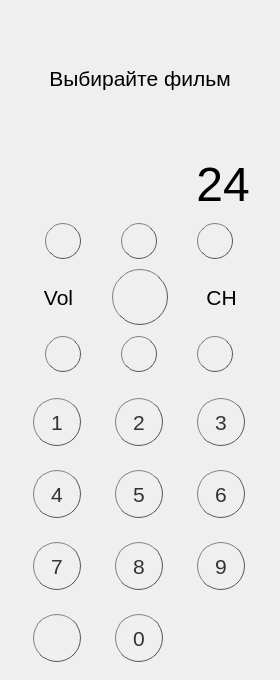
<?xml version="1.0" encoding="UTF-8"?>
<ui version="4.0">
 <class>RemoteControl</class>
 <widget class="QWidget" name="RemoteControl">
  <property name="geometry">
   <rect>
    <x>0</x>
    <y>0</y>
    <width>280</width>
    <height>680</height>
   </rect>
  </property>
  <property name="sizePolicy">
   <sizepolicy hsizetype="Fixed" vsizetype="Fixed">
    <horstretch>0</horstretch>
    <verstretch>0</verstretch>
   </sizepolicy>
  </property>
  <property name="minimumSize">
   <size>
    <width>280</width>
    <height>680</height>
   </size>
  </property>
  <property name="maximumSize">
   <size>
    <width>280</width>
    <height>680</height>
   </size>
  </property>
  <property name="windowTitle">
   <string>Form</string>
  </property>
  <layout class="QGridLayout" name="gridLayout_2">
   <property name="bottomMargin">
    <number>18</number>
   </property>
   <item row="0" column="0">
    <layout class="QVBoxLayout" name="verticalLayout">
     <item>
      <widget class="QLabel" name="labelTop">
       <property name="minimumSize">
        <size>
         <width>0</width>
         <height>135</height>
        </size>
       </property>
       <property name="maximumSize">
        <size>
         <width>800</width>
         <height>135</height>
        </size>
       </property>
       <property name="font">
        <font>
         <pointsize>16</pointsize>
        </font>
       </property>
       <property name="styleSheet">
        <string notr="true">padding:0</string>
       </property>
       <property name="text">
        <string>Выбирайте фильм</string>
       </property>
       <property name="alignment">
        <set>Qt::AlignCenter</set>
       </property>
      </widget>
     </item>
     <item>
      <layout class="QHBoxLayout" name="horizontalLayout">
       <item>
        <widget class="QLabel" name="volDisplay">
         <property name="minimumSize">
          <size>
           <width>160</width>
           <height>0</height>
          </size>
         </property>
         <property name="styleSheet">
          <string notr="true"/>
         </property>
         <property name="text">
          <string/>
         </property>
        </widget>
       </item>
       <item>
        <widget class="QLabel" name="labelCh">
         <property name="font">
          <font>
           <pointsize>36</pointsize>
          </font>
         </property>
         <property name="text">
          <string>24</string>
         </property>
         <property name="alignment">
          <set>Qt::AlignCenter</set>
         </property>
        </widget>
       </item>
      </layout>
     </item>
     <item>
      <layout class="QHBoxLayout" name="horizontalLayout_2">
       <item>
        <widget class="QPushButton" name="btnVolUp">
         <property name="minimumSize">
          <size>
           <width>36</width>
           <height>36</height>
          </size>
         </property>
         <property name="maximumSize">
          <size>
           <width>36</width>
           <height>36</height>
          </size>
         </property>
         <property name="font">
          <font>
           <pointsize>24</pointsize>
          </font>
         </property>
         <property name="styleSheet">
          <string notr="true">QPushButton {
color: #333;
border: 1px solid #555;
border-radius:18;
border-style: outset;
background: qradialgradient(
cx: 0.3, cy: -0.4, fx: 0.3, fy: -0.4,
radius: 1.35, stop: 0 #fff, stop: 1 #ddd
);
padding: 5px;
}

QPushButton:hover {
background: qradialgradient(
cx: 0.3, cy: -0.4, fx: 0.3, fy: -0.4,
radius: 1.35, stop: 0 #fff, stop: 1 #bbb
);
}
QPushButton:pressed {
background: qradialgradient(
cx: 0.3, cy: -0.4, fx: 0.3, fy: -0.4,
radius: 1.35, stop: 0 #999, stop: 1 #ddd
);
}</string>
         </property>
         <property name="text">
          <string/>
         </property>
         <property name="icon">
          <iconset>
           <normalon>:/imgs/pics/plus.svg</normalon>
          </iconset>
         </property>
         <property name="iconSize">
          <size>
           <width>18</width>
           <height>18</height>
          </size>
         </property>
        </widget>
       </item>
       <item>
        <widget class="QPushButton" name="btnFullSc">
         <property name="enabled">
          <bool>true</bool>
         </property>
         <property name="minimumSize">
          <size>
           <width>36</width>
           <height>36</height>
          </size>
         </property>
         <property name="maximumSize">
          <size>
           <width>36</width>
           <height>36</height>
          </size>
         </property>
         <property name="layoutDirection">
          <enum>Qt::LeftToRight</enum>
         </property>
         <property name="styleSheet">
          <string notr="true">QPushButton {
color: #333;
border: 1px solid #555;
border-radius:18;
border-style: outset;
background: qradialgradient(
cx: 0.3, cy: -0.4, fx: 0.3, fy: -0.4,
radius: 1.35, stop: 0 #fff, stop: 1 #ddd
);
padding: 5px;
}

QPushButton:hover {
background: qradialgradient(
cx: 0.3, cy: -0.4, fx: 0.3, fy: -0.4,
radius: 1.35, stop: 0 #fff, stop: 1 #bbb
);
}
QPushButton:pressed {
background: qradialgradient(
cx: 0.3, cy: -0.4, fx: 0.3, fy: -0.4,
radius: 1.35, stop: 0 #999, stop: 1 #ddd
);
}</string>
         </property>
         <property name="text">
          <string/>
         </property>
         <property name="icon">
          <iconset>
           <normalon>:/imgs/pics/fullsc.svg</normalon>
          </iconset>
         </property>
         <property name="iconSize">
          <size>
           <width>24</width>
           <height>24</height>
          </size>
         </property>
        </widget>
       </item>
       <item>
        <widget class="QPushButton" name="btnChUp">
         <property name="minimumSize">
          <size>
           <width>36</width>
           <height>36</height>
          </size>
         </property>
         <property name="maximumSize">
          <size>
           <width>36</width>
           <height>36</height>
          </size>
         </property>
         <property name="font">
          <font>
           <pointsize>16</pointsize>
          </font>
         </property>
         <property name="styleSheet">
          <string notr="true">QPushButton {
color: #333;
border: 1px solid #555;
border-radius:18;
border-style: outset;
background: qradialgradient(
cx: 0.3, cy: -0.4, fx: 0.3, fy: -0.4,
radius: 1.35, stop: 0 #fff, stop: 1 #ddd
);
padding: 5px;
}

QPushButton:hover {
background: qradialgradient(
cx: 0.3, cy: -0.4, fx: 0.3, fy: -0.4,
radius: 1.35, stop: 0 #fff, stop: 1 #bbb
);
}
QPushButton:pressed {
background: qradialgradient(
cx: 0.3, cy: -0.4, fx: 0.3, fy: -0.4,
radius: 1.35, stop: 0 #999, stop: 1 #ddd
);
}</string>
         </property>
         <property name="text">
          <string/>
         </property>
         <property name="icon">
          <iconset>
           <normalon>:/imgs/pics/plus.svg</normalon>
          </iconset>
         </property>
         <property name="iconSize">
          <size>
           <width>18</width>
           <height>24</height>
          </size>
         </property>
        </widget>
       </item>
      </layout>
     </item>
     <item>
      <layout class="QHBoxLayout" name="horizontalLayout_3">
       <item>
        <widget class="QLabel" name="labelVol">
         <property name="font">
          <font>
           <pointsize>16</pointsize>
          </font>
         </property>
         <property name="text">
          <string>Vol</string>
         </property>
         <property name="alignment">
          <set>Qt::AlignCenter</set>
         </property>
        </widget>
       </item>
       <item>
        <widget class="QPushButton" name="btnPlay">
         <property name="minimumSize">
          <size>
           <width>56</width>
           <height>56</height>
          </size>
         </property>
         <property name="maximumSize">
          <size>
           <width>56</width>
           <height>56</height>
          </size>
         </property>
         <property name="styleSheet">
          <string notr="true">QPushButton {
color: #333;
border: 1px solid #555;
border-radius:28;
border-style: outset;
background: qradialgradient(
cx: 0.3, cy: -0.4, fx: 0.3, fy: -0.4,
radius: 1.35, stop: 0 #fff, stop: 1 #ddd
);
padding: 5px;
}

QPushButton:hover {
background: qradialgradient(
cx: 0.3, cy: -0.4, fx: 0.3, fy: -0.4,
radius: 1.35, stop: 0 #fff, stop: 1 #bbb
);
}
QPushButton:pressed {
background: qradialgradient(
cx: 0.3, cy: -0.4, fx: 0.3, fy: -0.4,
radius: 1.35, stop: 0 #999, stop: 1 #ddd
);
}</string>
         </property>
         <property name="text">
          <string/>
         </property>
         <property name="icon">
          <iconset>
           <normalon>:/imgs/pics/play.svg</normalon>
          </iconset>
         </property>
         <property name="iconSize">
          <size>
           <width>36</width>
           <height>36</height>
          </size>
         </property>
        </widget>
       </item>
       <item>
        <widget class="QLabel" name="label_2">
         <property name="font">
          <font>
           <pointsize>16</pointsize>
          </font>
         </property>
         <property name="text">
          <string>CH</string>
         </property>
         <property name="alignment">
          <set>Qt::AlignCenter</set>
         </property>
        </widget>
       </item>
      </layout>
     </item>
     <item>
      <layout class="QHBoxLayout" name="horizontalLayout_4">
       <item>
        <widget class="QPushButton" name="btnVolDown">
         <property name="minimumSize">
          <size>
           <width>36</width>
           <height>36</height>
          </size>
         </property>
         <property name="maximumSize">
          <size>
           <width>36</width>
           <height>36</height>
          </size>
         </property>
         <property name="font">
          <font>
           <pointsize>24</pointsize>
          </font>
         </property>
         <property name="styleSheet">
          <string notr="true">QPushButton {
color: #333;
border: 1px solid #555;
border-radius:18;
border-style: outset;
background: qradialgradient(
cx: 0.3, cy: -0.4, fx: 0.3, fy: -0.4,
radius: 1.35, stop: 0 #fff, stop: 1 #ddd
);
padding: 5px;
}

QPushButton:hover {
background: qradialgradient(
cx: 0.3, cy: -0.4, fx: 0.3, fy: -0.4,
radius: 1.35, stop: 0 #fff, stop: 1 #bbb
);
}
QPushButton:pressed {
background: qradialgradient(
cx: 0.3, cy: -0.4, fx: 0.3, fy: -0.4,
radius: 1.35, stop: 0 #999, stop: 1 #ddd
);
}</string>
         </property>
         <property name="text">
          <string/>
         </property>
         <property name="icon">
          <iconset>
           <normalon>:/imgs/pics/minus.svg</normalon>
          </iconset>
         </property>
         <property name="iconSize">
          <size>
           <width>24</width>
           <height>24</height>
          </size>
         </property>
        </widget>
       </item>
       <item>
        <widget class="QPushButton" name="btnSndOff">
         <property name="sizePolicy">
          <sizepolicy hsizetype="Fixed" vsizetype="Fixed">
           <horstretch>0</horstretch>
           <verstretch>0</verstretch>
          </sizepolicy>
         </property>
         <property name="minimumSize">
          <size>
           <width>36</width>
           <height>36</height>
          </size>
         </property>
         <property name="maximumSize">
          <size>
           <width>36</width>
           <height>36</height>
          </size>
         </property>
         <property name="styleSheet">
          <string notr="true">QPushButton {
color: #333;
border: 1px solid #555;
border-radius:18;
border-style: outset;
background: qradialgradient(
cx: 0.3, cy: -0.4, fx: 0.3, fy: -0.4,
radius: 1.35, stop: 0 #fff, stop: 1 #ddd
);
padding: 5px;
}

QPushButton:hover {
background: qradialgradient(
cx: 0.3, cy: -0.4, fx: 0.3, fy: -0.4,
radius: 1.35, stop: 0 #fff, stop: 1 #bbb
);
}
QPushButton:pressed {
background: qradialgradient(
cx: 0.3, cy: -0.4, fx: 0.3, fy: -0.4,
radius: 1.35, stop: 0 #999, stop: 1 #ddd
);
}</string>
         </property>
         <property name="text">
          <string/>
         </property>
         <property name="icon">
          <iconset resource="src.qrc">
           <normaloff>:/imgs/pics/soundoff.svg</normaloff>
           <normalon>:/imgs/pics/soundon.svg</normalon>:/imgs/pics/soundoff.svg</iconset>
         </property>
         <property name="iconSize">
          <size>
           <width>24</width>
           <height>24</height>
          </size>
         </property>
        </widget>
       </item>
       <item>
        <widget class="QPushButton" name="btnChDown">
         <property name="minimumSize">
          <size>
           <width>36</width>
           <height>36</height>
          </size>
         </property>
         <property name="maximumSize">
          <size>
           <width>36</width>
           <height>36</height>
          </size>
         </property>
         <property name="font">
          <font>
           <pointsize>16</pointsize>
          </font>
         </property>
         <property name="styleSheet">
          <string notr="true">QPushButton {
color: #333;
border: 1px solid #555;
border-radius:18;
border-style: outset;
background: qradialgradient(
cx: 0.3, cy: -0.4, fx: 0.3, fy: -0.4,
radius: 1.35, stop: 0 #fff, stop: 1 #ddd
);
padding: 5px;
}

QPushButton:hover {
background: qradialgradient(
cx: 0.3, cy: -0.4, fx: 0.3, fy: -0.4,
radius: 1.35, stop: 0 #fff, stop: 1 #bbb
);
}
QPushButton:pressed {
background: qradialgradient(
cx: 0.3, cy: -0.4, fx: 0.3, fy: -0.4,
radius: 1.35, stop: 0 #999, stop: 1 #ddd
);
}</string>
         </property>
         <property name="text">
          <string/>
         </property>
         <property name="icon">
          <iconset>
           <normalon>:/imgs/pics/minus.svg</normalon>
          </iconset>
         </property>
         <property name="iconSize">
          <size>
           <width>24</width>
           <height>24</height>
          </size>
         </property>
        </widget>
       </item>
      </layout>
     </item>
     <item>
      <spacer name="horizontalSpacer">
       <property name="orientation">
        <enum>Qt::Horizontal</enum>
       </property>
       <property name="sizeHint" stdset="0">
        <size>
         <width>40</width>
         <height>20</height>
        </size>
       </property>
      </spacer>
     </item>
     <item>
      <layout class="QGridLayout" name="gridLayout">
       <property name="horizontalSpacing">
        <number>12</number>
       </property>
       <property name="verticalSpacing">
        <number>24</number>
       </property>
       <item row="2" column="1">
        <widget class="QPushButton" name="btnEight">
         <property name="minimumSize">
          <size>
           <width>48</width>
           <height>48</height>
          </size>
         </property>
         <property name="maximumSize">
          <size>
           <width>48</width>
           <height>48</height>
          </size>
         </property>
         <property name="font">
          <font>
           <pointsize>16</pointsize>
          </font>
         </property>
         <property name="styleSheet">
          <string notr="true">QPushButton {
color: #333;
border: 1px solid #555;
border-radius:24;
border-style: outset;
background: qradialgradient(
cx: 0.3, cy: -0.4, fx: 0.3, fy: -0.4,
radius: 1.35, stop: 0 #fff, stop: 1 #ddd
);
padding: 5px;
}

QPushButton:hover {
background: qradialgradient(
cx: 0.3, cy: -0.4, fx: 0.3, fy: -0.4,
radius: 1.35, stop: 0 #fff, stop: 1 #bbb
);
}
QPushButton:pressed {
background: qradialgradient(
cx: 0.3, cy: -0.4, fx: 0.3, fy: -0.4,
radius: 1.35, stop: 0 #999, stop: 1 #ddd
);
}</string>
         </property>
         <property name="text">
          <string>8</string>
         </property>
        </widget>
       </item>
       <item row="1" column="2">
        <widget class="QPushButton" name="btnSix">
         <property name="minimumSize">
          <size>
           <width>48</width>
           <height>48</height>
          </size>
         </property>
         <property name="maximumSize">
          <size>
           <width>48</width>
           <height>48</height>
          </size>
         </property>
         <property name="font">
          <font>
           <pointsize>16</pointsize>
          </font>
         </property>
         <property name="styleSheet">
          <string notr="true">QPushButton {
color: #333;
border: 1px solid #555;
border-radius:24;
border-style: outset;
background: qradialgradient(
cx: 0.3, cy: -0.4, fx: 0.3, fy: -0.4,
radius: 1.35, stop: 0 #fff, stop: 1 #ddd
);
padding: 5px;
}

QPushButton:hover {
background: qradialgradient(
cx: 0.3, cy: -0.4, fx: 0.3, fy: -0.4,
radius: 1.35, stop: 0 #fff, stop: 1 #bbb
);
}
QPushButton:pressed {
background: qradialgradient(
cx: 0.3, cy: -0.4, fx: 0.3, fy: -0.4,
radius: 1.35, stop: 0 #999, stop: 1 #ddd
);
}</string>
         </property>
         <property name="text">
          <string>6</string>
         </property>
        </widget>
       </item>
       <item row="1" column="1">
        <widget class="QPushButton" name="btnFive">
         <property name="minimumSize">
          <size>
           <width>48</width>
           <height>48</height>
          </size>
         </property>
         <property name="maximumSize">
          <size>
           <width>48</width>
           <height>48</height>
          </size>
         </property>
         <property name="font">
          <font>
           <pointsize>16</pointsize>
          </font>
         </property>
         <property name="styleSheet">
          <string notr="true">QPushButton {
color: #333;
border: 1px solid #555;
border-radius:24;
border-style: outset;
background: qradialgradient(
cx: 0.3, cy: -0.4, fx: 0.3, fy: -0.4,
radius: 1.35, stop: 0 #fff, stop: 1 #ddd
);
padding: 5px;
}

QPushButton:hover {
background: qradialgradient(
cx: 0.3, cy: -0.4, fx: 0.3, fy: -0.4,
radius: 1.35, stop: 0 #fff, stop: 1 #bbb
);
}
QPushButton:pressed {
background: qradialgradient(
cx: 0.3, cy: -0.4, fx: 0.3, fy: -0.4,
radius: 1.35, stop: 0 #999, stop: 1 #ddd
);
}</string>
         </property>
         <property name="text">
          <string>5</string>
         </property>
        </widget>
       </item>
       <item row="0" column="1">
        <widget class="QPushButton" name="btnTwo">
         <property name="minimumSize">
          <size>
           <width>48</width>
           <height>48</height>
          </size>
         </property>
         <property name="maximumSize">
          <size>
           <width>48</width>
           <height>48</height>
          </size>
         </property>
         <property name="font">
          <font>
           <pointsize>16</pointsize>
           <bold>false</bold>
          </font>
         </property>
         <property name="styleSheet">
          <string notr="true">QPushButton {
color: #333;
border: 1px solid #555;
border-radius:24;
border-style: outset;
background: qradialgradient(
cx: 0.3, cy: -0.4, fx: 0.3, fy: -0.4,
radius: 1.35, stop: 0 #fff, stop: 1 #ddd
);
padding: 5px;
}

QPushButton:hover {
background: qradialgradient(
cx: 0.3, cy: -0.4, fx: 0.3, fy: -0.4,
radius: 1.35, stop: 0 #fff, stop: 1 #bbb
);
}
QPushButton:pressed {
background: qradialgradient(
cx: 0.3, cy: -0.4, fx: 0.3, fy: -0.4,
radius: 1.35, stop: 0 #999, stop: 1 #ddd
);
}</string>
         </property>
         <property name="text">
          <string>2</string>
         </property>
        </widget>
       </item>
       <item row="3" column="1">
        <widget class="QPushButton" name="btnZero">
         <property name="minimumSize">
          <size>
           <width>48</width>
           <height>48</height>
          </size>
         </property>
         <property name="maximumSize">
          <size>
           <width>48</width>
           <height>48</height>
          </size>
         </property>
         <property name="font">
          <font>
           <pointsize>16</pointsize>
          </font>
         </property>
         <property name="styleSheet">
          <string notr="true">QPushButton {
color: #333;
border: 1px solid #555;
border-radius:24;
border-style: outset;
background: qradialgradient(
cx: 0.3, cy: -0.4, fx: 0.3, fy: -0.4,
radius: 1.35, stop: 0 #fff, stop: 1 #ddd
);
padding: 5px;
}

QPushButton:hover {
background: qradialgradient(
cx: 0.3, cy: -0.4, fx: 0.3, fy: -0.4,
radius: 1.35, stop: 0 #fff, stop: 1 #bbb
);
}
QPushButton:pressed {
background: qradialgradient(
cx: 0.3, cy: -0.4, fx: 0.3, fy: -0.4,
radius: 1.35, stop: 0 #999, stop: 1 #ddd
);
}</string>
         </property>
         <property name="text">
          <string>0</string>
         </property>
        </widget>
       </item>
       <item row="1" column="0">
        <widget class="QPushButton" name="btnFour">
         <property name="minimumSize">
          <size>
           <width>48</width>
           <height>48</height>
          </size>
         </property>
         <property name="maximumSize">
          <size>
           <width>48</width>
           <height>48</height>
          </size>
         </property>
         <property name="font">
          <font>
           <pointsize>16</pointsize>
          </font>
         </property>
         <property name="styleSheet">
          <string notr="true">QPushButton {
color: #333;
border: 1px solid #555;
border-radius:24;
border-style: outset;
background: qradialgradient(
cx: 0.3, cy: -0.4, fx: 0.3, fy: -0.4,
radius: 1.35, stop: 0 #fff, stop: 1 #ddd
);
padding: 5px;
}

QPushButton:hover {
background: qradialgradient(
cx: 0.3, cy: -0.4, fx: 0.3, fy: -0.4,
radius: 1.35, stop: 0 #fff, stop: 1 #bbb
);
}
QPushButton:pressed {
background: qradialgradient(
cx: 0.3, cy: -0.4, fx: 0.3, fy: -0.4,
radius: 1.35, stop: 0 #999, stop: 1 #ddd
);
}</string>
         </property>
         <property name="text">
          <string>4</string>
         </property>
        </widget>
       </item>
       <item row="2" column="0">
        <widget class="QPushButton" name="btnSeven">
         <property name="minimumSize">
          <size>
           <width>48</width>
           <height>48</height>
          </size>
         </property>
         <property name="maximumSize">
          <size>
           <width>48</width>
           <height>48</height>
          </size>
         </property>
         <property name="font">
          <font>
           <pointsize>16</pointsize>
          </font>
         </property>
         <property name="styleSheet">
          <string notr="true">QPushButton {
color: #333;
border: 1px solid #555;
border-radius:24;
border-style: outset;
background: qradialgradient(
cx: 0.3, cy: -0.4, fx: 0.3, fy: -0.4,
radius: 1.35, stop: 0 #fff, stop: 1 #ddd
);
padding: 5px;
}

QPushButton:hover {
background: qradialgradient(
cx: 0.3, cy: -0.4, fx: 0.3, fy: -0.4,
radius: 1.35, stop: 0 #fff, stop: 1 #bbb
);
}
QPushButton:pressed {
background: qradialgradient(
cx: 0.3, cy: -0.4, fx: 0.3, fy: -0.4,
radius: 1.35, stop: 0 #999, stop: 1 #ddd
);
}</string>
         </property>
         <property name="text">
          <string>7</string>
         </property>
        </widget>
       </item>
       <item row="0" column="2">
        <widget class="QPushButton" name="btnThree">
         <property name="minimumSize">
          <size>
           <width>48</width>
           <height>48</height>
          </size>
         </property>
         <property name="maximumSize">
          <size>
           <width>48</width>
           <height>48</height>
          </size>
         </property>
         <property name="font">
          <font>
           <pointsize>16</pointsize>
          </font>
         </property>
         <property name="styleSheet">
          <string notr="true">QPushButton {
color: #333;
border: 1px solid #555;
border-radius:24;
border-style: outset;
background: qradialgradient(
cx: 0.3, cy: -0.4, fx: 0.3, fy: -0.4,
radius: 1.35, stop: 0 #fff, stop: 1 #ddd
);
padding: 5px;
}

QPushButton:hover {
background: qradialgradient(
cx: 0.3, cy: -0.4, fx: 0.3, fy: -0.4,
radius: 1.35, stop: 0 #fff, stop: 1 #bbb
);
}
QPushButton:pressed {
background: qradialgradient(
cx: 0.3, cy: -0.4, fx: 0.3, fy: -0.4,
radius: 1.35, stop: 0 #999, stop: 1 #ddd
);
}</string>
         </property>
         <property name="text">
          <string>3</string>
         </property>
        </widget>
       </item>
       <item row="0" column="0">
        <widget class="QPushButton" name="btnOne">
         <property name="minimumSize">
          <size>
           <width>48</width>
           <height>48</height>
          </size>
         </property>
         <property name="maximumSize">
          <size>
           <width>48</width>
           <height>48</height>
          </size>
         </property>
         <property name="font">
          <font>
           <pointsize>16</pointsize>
           <bold>false</bold>
          </font>
         </property>
         <property name="styleSheet">
          <string notr="true">QPushButton {
color: #333;
border: 1px solid #555;
border-radius:24;
border-style: outset;
background: qradialgradient(
cx: 0.3, cy: -0.4, fx: 0.3, fy: -0.4,
radius: 1.35, stop: 0 #fff, stop: 1 #ddd
);
padding: 5px;
}

QPushButton:hover {
background: qradialgradient(
cx: 0.3, cy: -0.4, fx: 0.3, fy: -0.4,
radius: 1.35, stop: 0 #fff, stop: 1 #bbb
);
}
QPushButton:pressed {
background: qradialgradient(
cx: 0.3, cy: -0.4, fx: 0.3, fy: -0.4,
radius: 1.35, stop: 0 #999, stop: 1 #ddd
);
}</string>
         </property>
         <property name="text">
          <string>1</string>
         </property>
        </widget>
       </item>
       <item row="2" column="2">
        <widget class="QPushButton" name="btnNine">
         <property name="minimumSize">
          <size>
           <width>48</width>
           <height>48</height>
          </size>
         </property>
         <property name="maximumSize">
          <size>
           <width>48</width>
           <height>48</height>
          </size>
         </property>
         <property name="font">
          <font>
           <pointsize>16</pointsize>
          </font>
         </property>
         <property name="styleSheet">
          <string notr="true">QPushButton {
color: #333;
border: 1px solid #555;
border-radius:24;
border-style: outset;
background: qradialgradient(
cx: 0.3, cy: -0.4, fx: 0.3, fy: -0.4,
radius: 1.35, stop: 0 #fff, stop: 1 #ddd
);
padding: 5px;
}

QPushButton:hover {
background: qradialgradient(
cx: 0.3, cy: -0.4, fx: 0.3, fy: -0.4,
radius: 1.35, stop: 0 #fff, stop: 1 #bbb
);
}
QPushButton:pressed {
background: qradialgradient(
cx: 0.3, cy: -0.4, fx: 0.3, fy: -0.4,
radius: 1.35, stop: 0 #999, stop: 1 #ddd
);
}</string>
         </property>
         <property name="text">
          <string>9</string>
         </property>
        </widget>
       </item>
       <item row="3" column="0">
        <widget class="QPushButton" name="btnStop">
         <property name="minimumSize">
          <size>
           <width>48</width>
           <height>48</height>
          </size>
         </property>
         <property name="maximumSize">
          <size>
           <width>48</width>
           <height>48</height>
          </size>
         </property>
         <property name="font">
          <font>
           <pointsize>16</pointsize>
          </font>
         </property>
         <property name="styleSheet">
          <string notr="true">QPushButton {
color: #333;
border: 1px solid #555;
border-radius:24;
border-style: outset;
background: qradialgradient(
cx: 0.3, cy: -0.4, fx: 0.3, fy: -0.4,
radius: 1.35, stop: 0 #fff, stop: 1 #ddd
);
padding: 5px;
}

QPushButton:hover {
background: qradialgradient(
cx: 0.3, cy: -0.4, fx: 0.3, fy: -0.4,
radius: 1.35, stop: 0 #fff, stop: 1 #bbb
);
}
QPushButton:pressed {
background: qradialgradient(
cx: 0.3, cy: -0.4, fx: 0.3, fy: -0.4,
radius: 1.35, stop: 0 #999, stop: 1 #ddd
);
}</string>
         </property>
         <property name="text">
          <string/>
         </property>
         <property name="icon">
          <iconset>
           <normalon>:/imgs/pics/stop.svg</normalon>
          </iconset>
         </property>
         <property name="iconSize">
          <size>
           <width>28</width>
           <height>28</height>
          </size>
         </property>
        </widget>
       </item>
      </layout>
     </item>
    </layout>
   </item>
  </layout>
 </widget>
 <resources>
  <include location="src.qrc"/>
 </resources>
 <connections/>
</ui>
